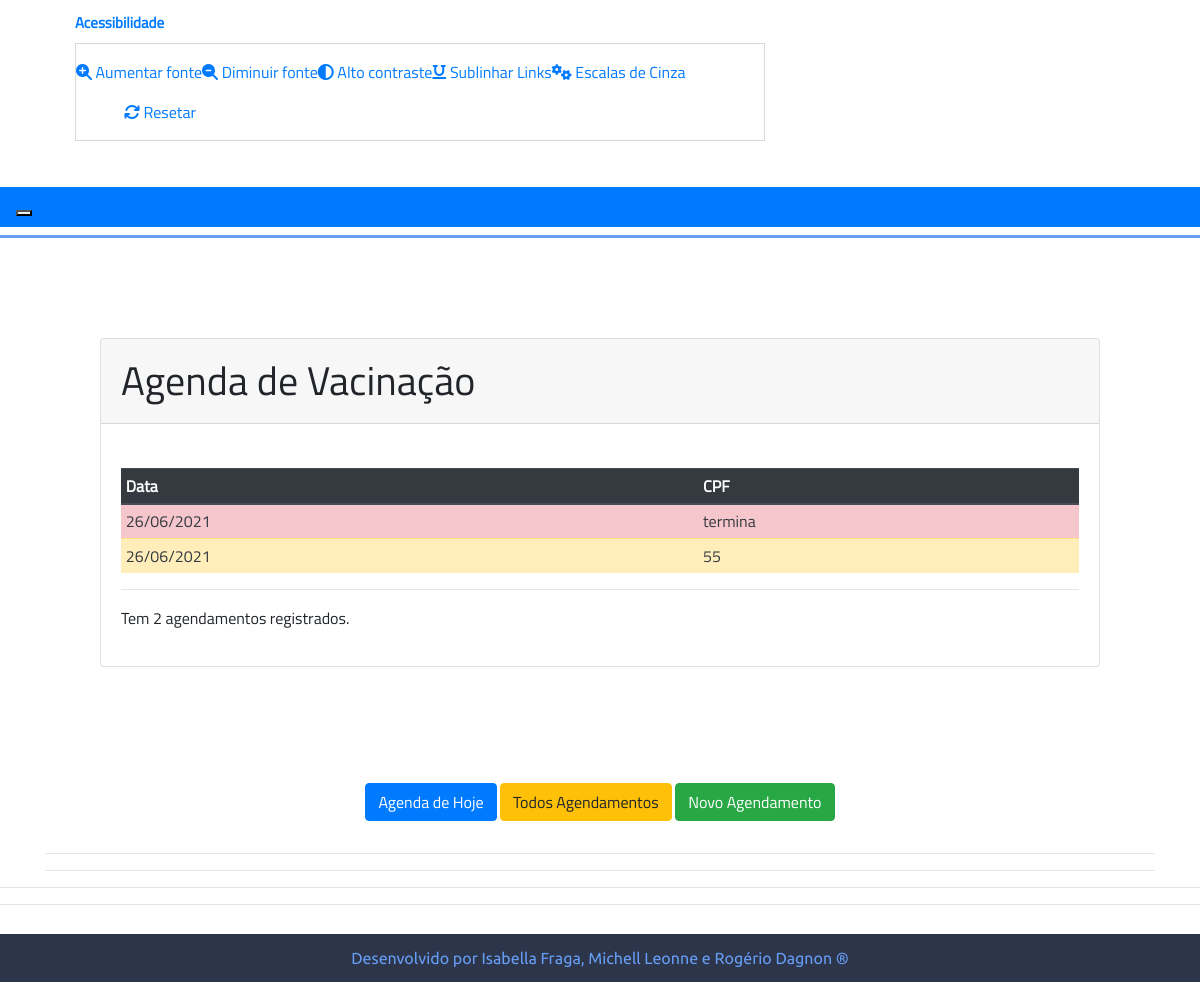
Page /app1/all (signed in) on the earlier database version.
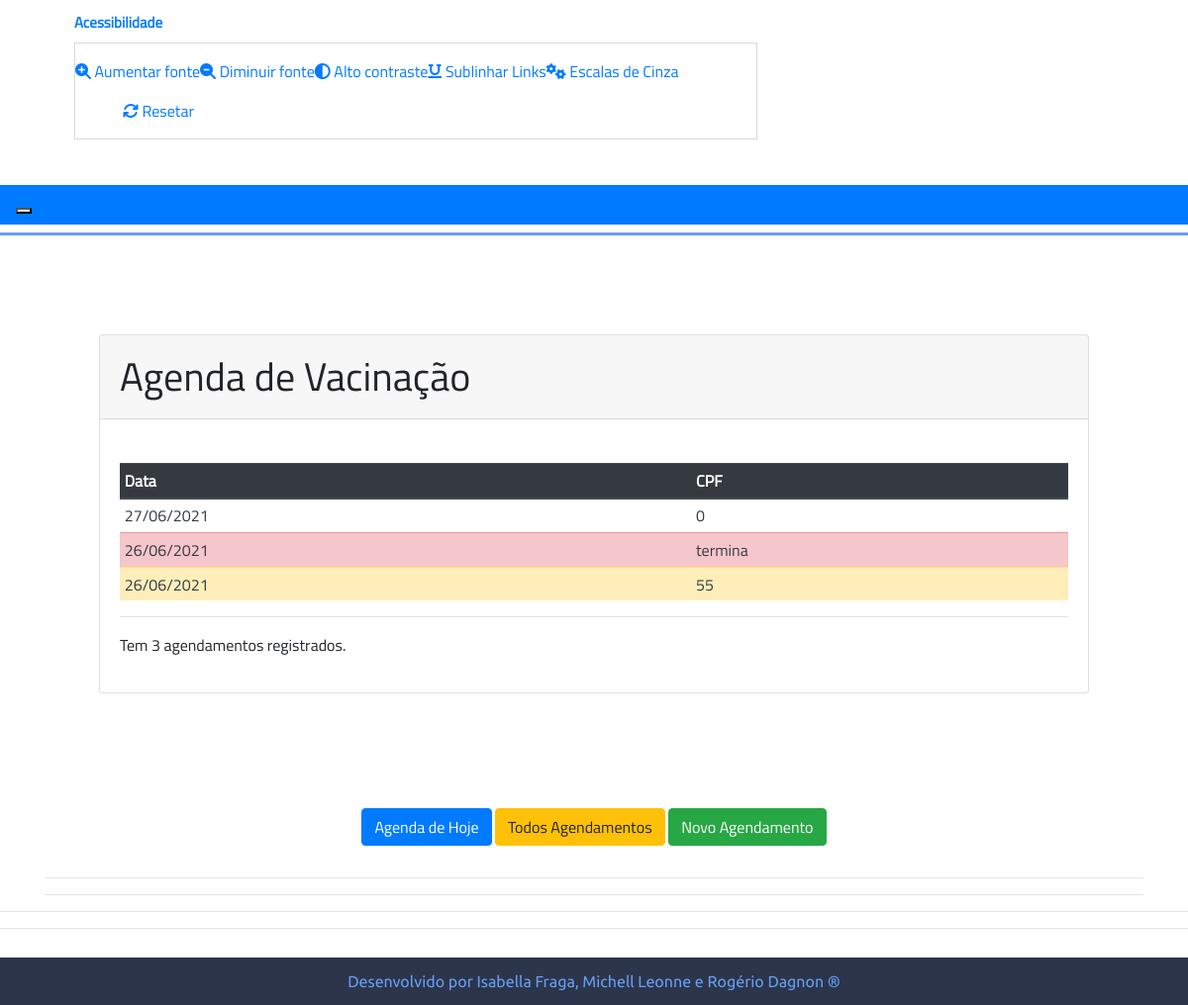
Same page on the later database version.
### app1/models.py (models this page shows, shortened)
class Event(models.Model):
    date = models.DateField(null=True)
    event = models.CharField(max_length=80, null=True)
    priorities_list = (
        ("0", "Sem prioridade"),
        ("1", "Normal"),
        ("2", "Urgente"),
        ("3", "Muito Urgente"),
    )
    priority = models.CharField(max_length=1, choices=priorities_list, null=True)
    class Meta:
        ordering = ("-date", "-priority", "event")

### app1/views.py (the view)
# urls.py: path("all", views.all, name="agenda-events-all"),
@login_required
def all(request):
    page = request.GET.get("page", FIRST_PAGE)
    paginator = Paginator(Event.objects.all(), ITEMS_PER_PAGE)
    total = paginator.count
    try:
        events = paginator.page(page)
    except InvalidPage:
        events = paginator.page(FIRST_PAGE)
    context = {
        "events": events,
        "total": total,
        "priorities": Event.priorities_list,
        "today": localdate(),
    }
    return render(request, "app3/agenda/events.html", context)

### app1/templates/app3/agenda/events.html (shortened to what this page needs)
{% extends "app3/_layouts/base.html" %}{% load static %}
{% block conteudo %}
    <main role="main" style="padding: 100px">
      <div class="card">
        <div class="card-header d-flex justify-content-between">
          <h1>Agenda de Vacinação</h1>
        </div>
      <br/>
        <div class="card-body">
        {% if events|length > 0 %}
          <table class="table table-sm table-responsive-sm">
            <thead class="thead-dark">
              <tr>
                <th>Data</th><th>CPF</th>
              </tr>
            </thead>
            <tbody>
            {% for event in events %}
              <tr class="{% if event.priority == '1' %} table-success{% elif event.priority == '2' %} table-warning{% elif event.priority == '3' %} table-danger{% else %} table-default{% endif %}">
                <td>
                  <a class="text-dark" style="color: #2c354a" href="{% url 'app1:agenda-events-day' event.date.year event.date.month event.date.day %}">{{ event.date|date:"d/m/Y" }}</a>
                </td>
                <td class="text-truncate">
                  <a class="text-dark" style="color: #2c354a" href="{% url 'app1:agenda-events-show' event.id %}">{{ event.event }}</a>
                </td>
              </tr>
            {% endfor %}
            </tbody>
          </table>
          <hr/>
          <p>Tem {{ total }} agendamento{{ total|pluralize }} registrado{{ total|pluralize }}.</p>
        {% else %}
          <div class="alert alert-secondary text-center">
            Sem agendamento cadastrado.
          </div>
        {% endif %}
        </div>
      </div>
    </main>
{% include "app3/agenda/modals/new.html" %}
{% endblock %}

Differences in the rows shown:
added Event: date "27/06/2021", event "0", priority "0" (drawn)
Other differences:
{{ total }}: "2" → "3"
